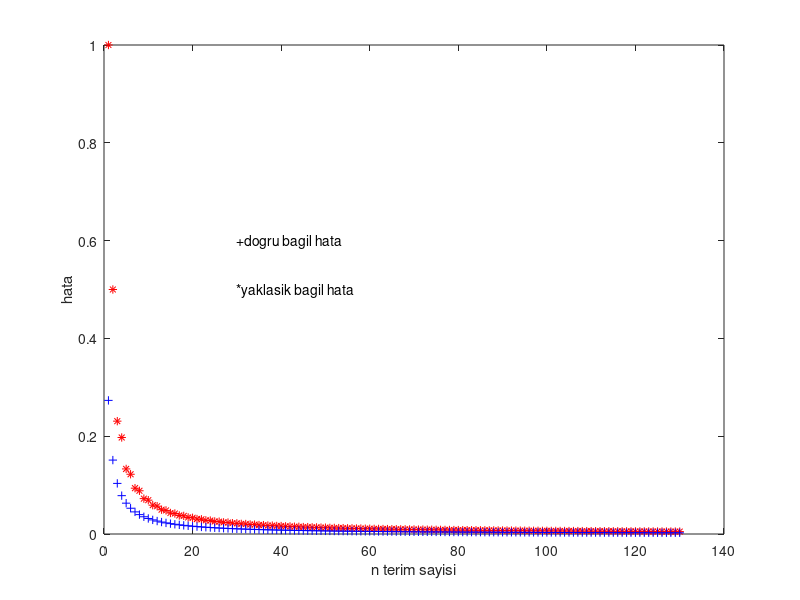

MATLAB code to generate this figure:
clear all;close all; clc
x=1;
toplam=0;
pi=4*atan(1);
for n=1:130
  isaret = (-1)^(n+1);
  pay=x^(2*n-1);
  payda=2*n-1;
  sontoplam= toplam + 4*isaret*pay/payda;
  truehata = abs(pi-sontoplam)/abs(pi);
  yakhata = abs(sontoplam-toplam)/abs(sontoplam);



  plot(n, yakhata, '--r*', n, truehata, '--b+');
  hold on 
  xlabel('n terim sayisi');
  ylabel('hata');
  toplam=sontoplam;
end
text(30, 0.6, '+dogru bagil hata');
text(30, 0.5, '*yaklasik bagil hata');








